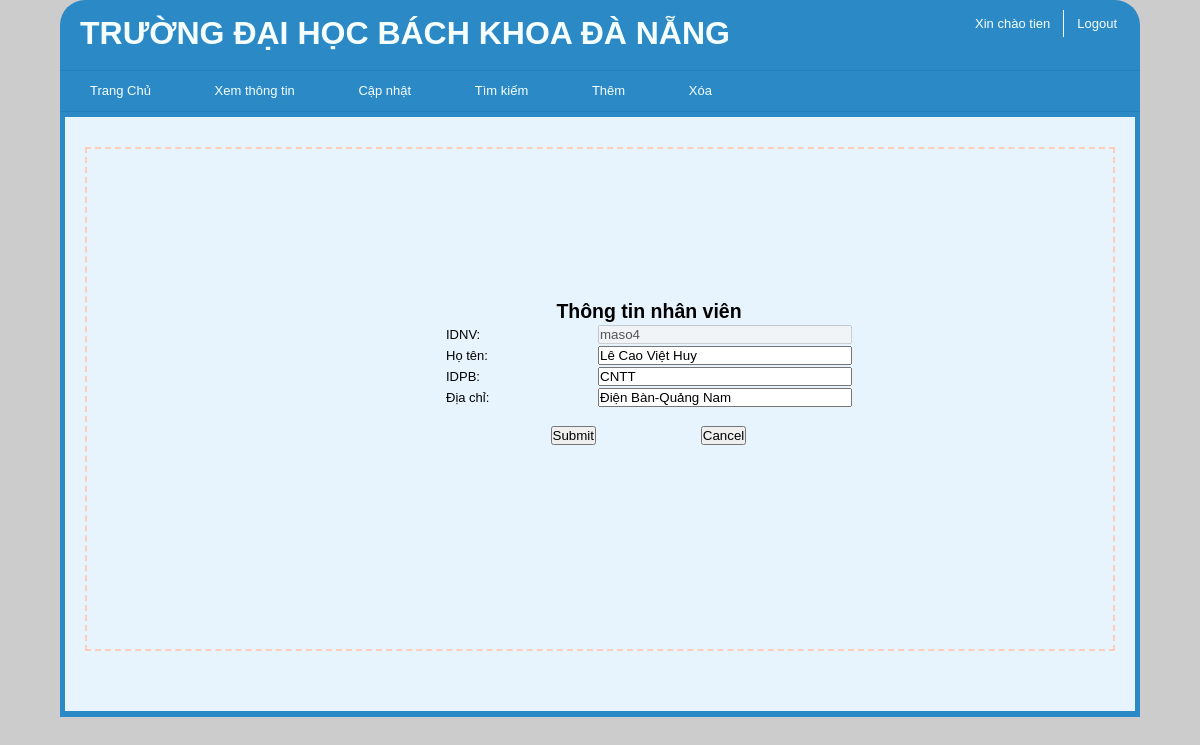
/dulieu/CapNhapNVCT.php?IDNV=maso4 (signed in), run on the app's committed database.
### tables this page shows
CREATE TABLE `nhanvien` (
  `IDNV` varchar(20) NOT NULL,
  `Hoten` varchar(50) NOT NULL,
  `IDPB` varchar(20) NOT NULL,
  `Diachi` varchar(50) NOT NULL
);

### dulieu/CapNhapNVCT.php (the view, shortened to what this page needs)
<?php
    include("index.php");
?>
<!DOCTYPE html>
<html lang="en">
<head>
</head>
<body>
    <?php
        if(isset($_GET["IDNV"])){
            $servername = "localhost:3307";
            $username = "root";
            $passwork = "";
            $dbname = "dulieu";
            $conn = mysqli_connect($servername, $username, $passwork, $dbname);
            $IDNV = $_GET["IDNV"];
            $sql = "SELECT * FROM nhanvien where IDNV = '$IDNV'";
            $result =  mysqli_query($conn, $sql);
            $row = mysqli_fetch_assoc($result);
            $IDNV = $row["IDNV"];
            $Hoten = $row["Hoten"];
            $IDPB = $row["IDPB"];
            $Diachi = $row["Diachi"];
            echo '<div style="width: 650px; position: absolute;top: 250px;left: 27%;">
            <form action="" method="GET" id="form">
                <table style="margin: 50px auto">
                    <caption><h2>Thông tin nhân viên</h2></caption>
                    <colgroup>
                        <col width="150px">
                        <col width="100px">
                        <col width="150px">
                    </colgroup>
                    <tr>
                        <td>IDNV:</td>
                        <td colspan="2"><input type="text" name="IDNV" value = "'.$IDNV.'" style="width: 250px" disabled ></td>
                    </tr>
                    <tr>
                        <td>Họ tên:</td>
                        <td colspan="2"><input type="text" name="Hoten" value = "'.$Hoten.'" style="width: 250px"></td>
                    </tr>
                    <tr>
                        <td>IDPB:</td>
                        <td colspan="2"><input type="text" name="IDPB" value = "'.$IDPB.'" style="width: 250px"></td>
                    </tr>
                    <tr>
                        <td>Địa chỉ:</td>
                        <td colspan="2"><input type="text" name="Diachi" value = "'.$Diachi.'" style="width: 250px"></td>
                    </tr>
                    <tr>
                        <td colspan="3"></br></td>
                    </tr>
                    <tr>
                        <td style="text-align: right"><input type="submit" value="Submit" name="Submit"></td>
                        <td></td>
                        <td style="text-align: left;"><input type="button" value="Cancel" name="cancel" id="myCancel">
                            <script type="text/javascript">
                                document.getElementById("myCancel").onclick = function () {
                                    location.href = "CapNhapNV.php";
                                };
                            </script>
                        </td>
                    </tr>
                </table>
            </form>
        </div>';
        }
    ?>
</body>
</html>

### dulieu/Trangchu.css (style rules this page uses)
body { font-family: Verdana, Geneva, Tahoma, sans-serif; font-size: 13px; font-weight: 300; background: #cccccc; }
* { margin: 0; padding: 0; }

### data on the page
nhanvien: IDNV "maso4", Hoten "Lê Cao Việt Huy", IDPB "CNTT", Diachi "Điện Bàn-Quảng Nam"

### other printed values
$name "tien"
